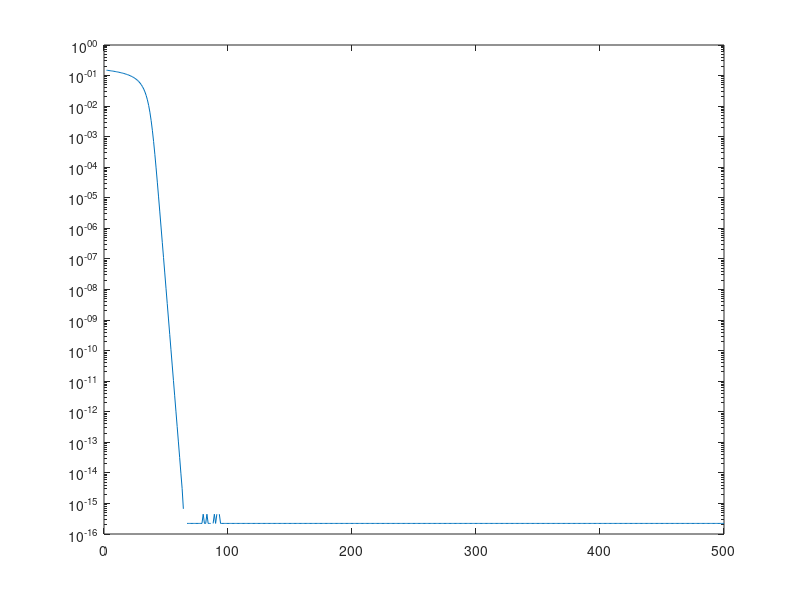

MATLAB code for this plot:
y = 20;
n = 10;
K = 500;
eta = 0.00001;

a = ones(K,1);
for i = 1:K-1
    a(i+1) = a(i) - eta*2*n*a(i)^(n-1)*(a(i)^n - y);
end


b = ones(K,1);
for i = 1:K-1
    b(i+1) = (1 - 2 * eta * n^2 * y^(2-2/n)) * a(i) + 2 * eta * n^2 * y^(2-1/n);
end

% y_line = ones(K,1) * (y^(1/n));
% plot(y_line);
% hold on;
% plot(a);
% hold on;
% plot(b)

residual = abs(a-b);
semilogy(residual)